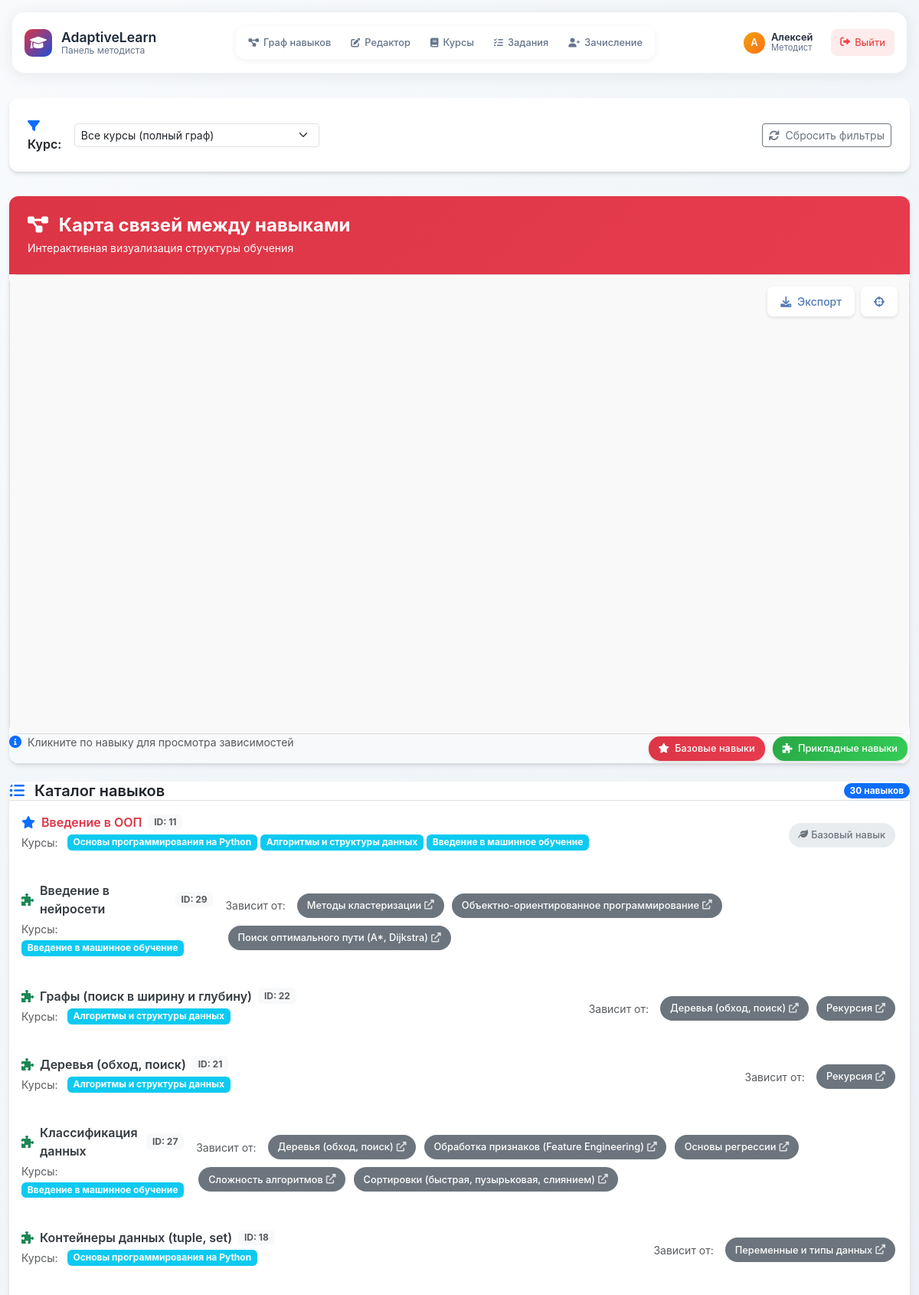
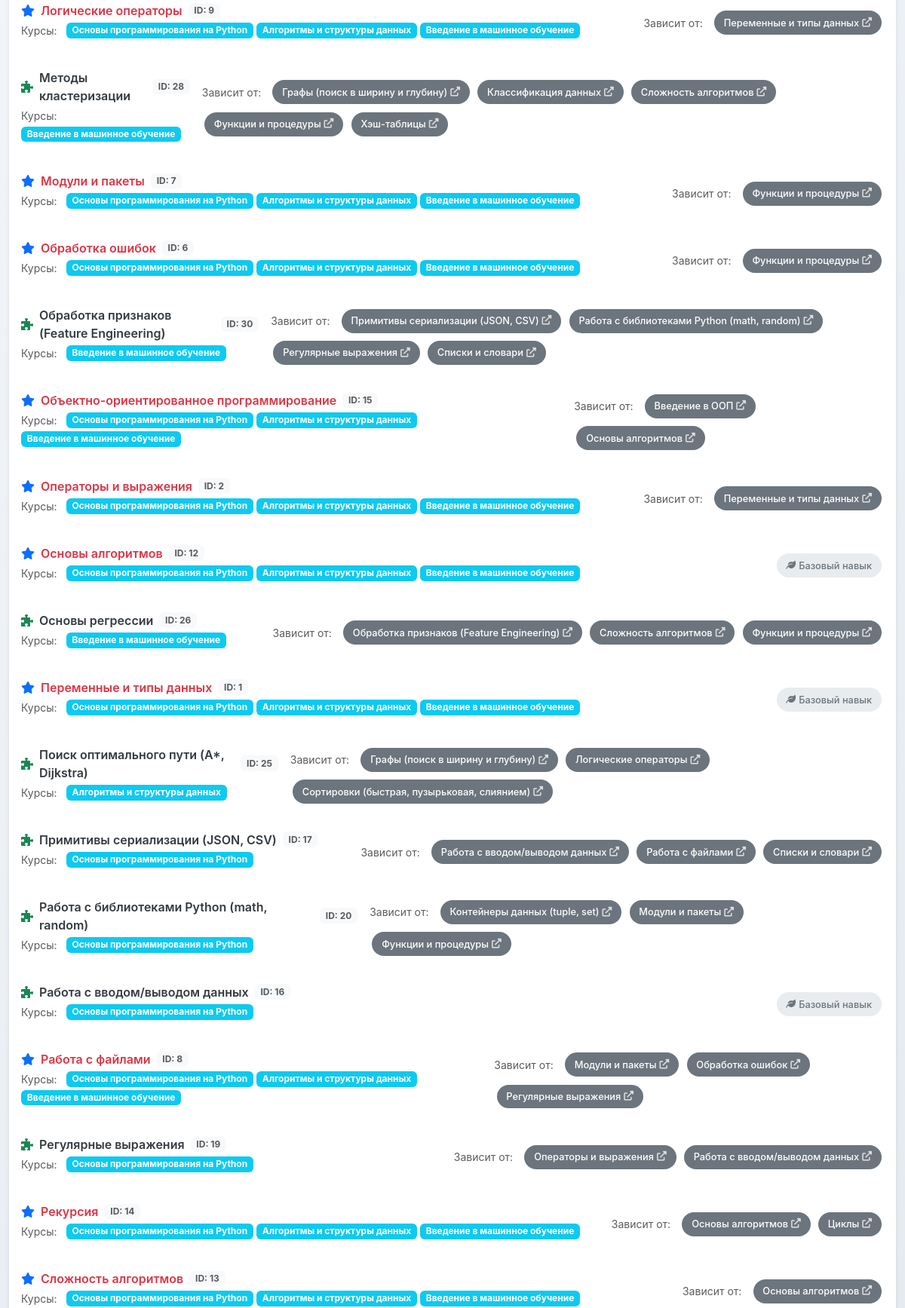
Page /methodist/ (signed in, upper part) on the committed database (2 pictures, top to bottom).
### skills/models.py (models this page shows, shortened)
class Skill(models.Model):
    name = models.CharField(max_length=255, unique=True, verbose_name="Название навыка")
    description = models.TextField(blank=True, null=True, verbose_name="Описание навыка")
    is_base = models.BooleanField(default=False, verbose_name="Базовый навык")
    courses = models.ManyToManyField(Course, related_name="skills", verbose_name="Связанные курсы")
    prerequisites = models.ManyToManyField("self", symmetrical=False, blank=True, verbose_name="Необходимые навыки", related_name="dependent_skills")
    class Meta:
        verbose_name = "Навык"
        verbose_name_plural = "Навыки"
        ordering = ["name"]

class Course(models.Model):
    id = models.CharField(max_length=10, primary_key=True)
    name = models.CharField(max_length=255, verbose_name="Название курса")
    description = models.TextField(verbose_name="Описание")
    duration_hours = models.PositiveIntegerField(null=True, blank=True, verbose_name="Длительность (часы)")
    class Meta:
        verbose_name = "Курс"
        verbose_name_plural = "Курсы"

### methodist/views.py (the view, shortened to what this page needs)
# urls.py: path('', views.skill_graph, name='methodist_skills'),
@login_required
def skill_graph(request):
    course_id = request.GET.get('course')
    selected_skill_id = request.GET.get('skill')
    courses = Course.objects.all().prefetch_related('skills')
    base_skills = Skill.objects.filter(is_base=True)
    if course_id == 'None':
        course_id = None
    if course_id and course_id != '':
        try:
            course = Course.objects.get(id=course_id)
            course_skills = course.skills.all().prefetch_related('prerequisites')
        except Course.DoesNotExist:
            course_skills = Skill.objects.none()
    else:
        course_skills = Skill.objects.all().prefetch_related('prerequisites')
    if selected_skill_id and selected_skill_id.isdigit():
        try:
            selected_skill = Skill.objects.get(id=selected_skill_id)
            all_skills = Skill.objects.all().prefetch_related('prerequisites')
            if course_id and course_id != '':
                if course_skills.filter(id=selected_skill.id).exists():
                    cytoscape_data = generate_cytoscape_data(course_skills, selected_skill_id)
                else:
                    cytoscape_data = generate_cytoscape_data(course_skills)
            else:
                cytoscape_data = generate_cytoscape_data(all_skills, selected_skill_id)
        except Skill.DoesNotExist:
            cytoscape_data = generate_cytoscape_data(course_skills)
    else:
        cytoscape_data = generate_cytoscape_data(course_skills)
    all_skills = Skill.objects.prefetch_related('prerequisites').all()
    skill_in_course = False
    context = {
        'courses': courses,
        'base_skills': base_skills,
        'cytoscape_data': cytoscape_data,
        'selected_course_id': course_id,
        'all_skills': all_skills,
        'selected_skill_id': selected_skill_id,
        'skill_in_course': skill_in_course
    }
    return render(request, 'methodist/skills_list.html', context)

### methodist/templates/methodist/skills_list.html (shortened to what this page needs)
{% extends 'methodist/base.html' %}
{% load static %}
{% block extra_css %}
<link rel="stylesheet" href="{% static 'methodist/styles.css' %}">
{% endblock %}
{% block content %}
<div class="filter-container">
    <form method="get" class="d-flex flex-wrap gap-3 align-items-center" id="course-filter-form">
        <div class="d-flex align-items-center gap-2">
            <label for="course" class="fw-semibold text-dark mb-0">
                <i class="fas fa-filter me-1 text-primary"></i>Курс:
            </label>
            <select name="course" id="course" class="form-select form-select-sm" style="min-width: 200px;">
                <option value="" {% if not selected_course_id %}selected{% endif %}>
                    <i class="fas fa-globe"></i> Все курсы (полный граф)
                </option>
            </select>
        </div>
        <div class="ms-auto">
            <a href="/methodist/" class="btn btn-outline-secondary btn-sm">
                <i class="fas fa-refresh me-1"></i> Сбросить фильтры
            </a>
        </div>
    </form>
</div>
<div class="modern-card mb-4">
    <div class="gradient-header">
        <div class="d-flex justify-content-between align-items-center">
            <div>
                <h4 class="mb-1 fw-bold">
                    <i class="fas fa-project-diagram me-2"></i>
                    Карта связей между навыками
                </h4>
                <p class="mb-0 opacity-90 small">Интерактивная визуализация структуры обучения</p>
            </div>
        </div>
    </div>
    <div class="network-container position-relative">
        <div id="network-container" class="w-100" style="height: 600px;"></div>
        <div class="position-absolute top-0 end-0 m-3 d-flex gap-2">
            <button id="export-png-btn" type="button" class="control-btn" title="Экспорт в PNG">
                <i class="fas fa-download me-1"></i> Экспорт
            </button>
            <button id="center-graph-btn" type="button" class="control-btn" title="Центрировать граф">
                <i class="fas fa-crosshairs"></i>
            </button>
        </div>
    </div>
    <div class="card-footer bg-light d-flex flex-column flex-sm-row justify-content-between align-items-start gap-3">
        <div class="d-flex align-items-center gap-2">
            <i class="fas fa-info-circle text-primary"></i>
            <span class="small text-muted">Кликните по навыку для просмотра зависимостей</span>
        </div>
        <div class="d-flex flex-wrap gap-1">
            <span class="legend-badge primary">
                <i class="fas fa-star me-1"></i> Базовые навыки
            </span>
            <span class="legend-badge success">
                <i class="fas fa-puzzle-piece me-1"></i> Прикладные навыки
            </span>
        </div>
    </div>
</div>
<div class="modern-card">
    <div class="card-header bg-white border-bottom">
        <div class="d-flex justify-content-between align-items-center">
            <h5 class="mb-0 fw-semibold text-dark">
                <i class="fas fa-list-ul me-2 text-primary"></i>
                Каталог навыков
            </h5>
            <span class="badge bg-primary rounded-pill">{{ all_skills|length }} навыков</span>
        </div>
    </div>
    <div class="list-group list-group-flush">
        {% for skill in all_skills %}
        <div class="list-group-item skill-item border-0 py-3">
            <div class="d-flex flex-column flex-lg-row align-items-start align-items-lg-center gap-3">
                <div class="flex-grow-1">
                    <div class="d-flex align-items-center gap-2 mb-1">
                        {% if skill.is_base %}
                            <i class="fas fa-star text-primary"></i>
                        {% else %}
                            <i class="fas fa-puzzle-piece text-success"></i>
                        {% endif %}
                        <a href="?skill={{ skill.id }}&course={{ selected_course_id }}"
                           class="skill-name {% if skill.is_base %}base-skill{% endif %}">
                            {{ skill.name }}
                        </a>
                        <span class="badge bg-light text-muted">ID: {{ skill.id }}</span>
                    </div>
                    {% if skill.courses.all %}
                    <div class="d-flex flex-wrap gap-1 mb-2">
                        <small class="text-muted me-2">Курсы:</small>
                        {% for course in skill.courses.all %}
                            <span class="badge bg-info text-white">{{ course.name }}</span>
                        {% endfor %}
                    </div>
                    {% endif %}
                </div>
                <div class="d-flex flex-wrap gap-1 align-items-center">
                    {% if skill.prerequisites.all %}
                        <small class="text-muted me-2 text-nowrap">Зависит от:</small>
                        {% for prereq in skill.prerequisites.all %}
                            <a href="?skill={{ prereq.id }}&course={{ selected_course_id }}"
                               class="skill-badge secondary" title="Перейти к навыку: {{ prereq.name }}">
                                {{ prereq.name }}
                                <i class="fas fa-external-link-alt ms-1 opacity-75"></i>
                            </a>
                        {% endfor %}
                    {% else %}
                        <span class="skill-badge" style="background: #e9ecef; color: #6c757d;">
                            <i class="fas fa-leaf me-1"></i> Базовый навык
                        </span>
                    {% endif %}
                </div>
            </div>
        </div>
        {% empty %}
        <div class="list-group-item text-center py-5">
            <i class="fas fa-inbox text-muted fs-1 mb-3"></i>
            <p class="text-muted mb-0">Навыки не найдены</p>
        </div>
        {% endfor %}
    </div>
</div>
{% endblock %}

### methodist/templates/methodist/base.html (shortened to what this page needs)
{% load static %}
<!DOCTYPE html>
<html lang="ru">
<head>
    <link href="https://cdn.jsdelivr.net/npm/bootstrap@5.3.0-alpha1/dist/css/bootstrap.min.css" rel="stylesheet">
    <link rel="stylesheet" href="https://cdnjs.cloudflare.com/ajax/libs/font-awesome/6.0.0/css/all.min.css">
    {% block extra_css %}{% endblock %}
</head>
<body class="methodist-theme">
    <header class="modern-header">
        <div class="header-container">
            <a href="/methodist/" class="brand">
                <div class="brand-icon">
                    <i class="fas fa-graduation-cap"></i>
                </div>
                <div class="brand-text">
                    <div class="brand-title">AdaptiveLearn</div>
                    <div class="brand-subtitle">Панель методиста</div>
                </div>
            </a>
            <nav class="nav-section">
                <div class="nav-tabs-compact">
                    <a href="/methodist/" class="nav-link-compact {% if request.resolver_match.url_name == 'methodist_index' %}active{% endif %}">
                        <i class="fas fa-project-diagram"></i>
                        <span>Граф навыков</span>
                    </a>
                    <a href="/methodist/edit/" class="nav-link-compact {% if 'edit' in request.path %}active{% endif %}">
                        <i class="fas fa-edit"></i>
                        <span>Редактор</span>
                    </a>
                    <a href="/methodist/courses/" class="nav-link-compact {% if 'courses' in request.path %}active{% endif %}">
                        <i class="fas fa-book"></i>
                        <span>Курсы</span>
                    </a>
                    <a href="/methodist/tasks/" class="nav-link-compact {% if 'tasks' in request.path %}active{% endif %}">
                        <i class="fas fa-tasks"></i>
                        <span>Задания</span>
                    </a>
                    <a href="/methodist/enrollment/" class="nav-link-compact {% if 'enrollment' in request.path %}active{% endif %}">
                        <i class="fas fa-user-plus"></i>
                        <span>Зачисление</span>
                    </a>
                </div>
            </nav>
            <div class="user-section">
                {% if user.is_authenticated %}
                    <div class="user-info">
                        <div class="user-avatar">
                            {{ user.first_name|first|default:user.username|first|upper }}
                        </div>
                        <div class="user-details">
                            <div class="user-name">{{ user.first_name|default:user.username }}</div>
                            <div class="user-role">Методист</div>
                        </div>
                    </div>
                    <a href="/logout/" class="logout-btn">
                        <i class="fas fa-sign-out-alt"></i>
                        <span>Выйти</span>
                    </a>
                {% else %}
                    <a href="/login/" class="nav-link-compact">
                        <i class="fas fa-sign-in-alt"></i>
                        <span>Войти</span>
                    </a>
                {% endif %}
            </div>
        </div>
    </header>
    <div class="container">
        <main>
            {% block content %}{% endblock %}
        </main>
    </div>
</body>
</html>

### methodist/templates/methodist/base.html (style rules this page uses)
:root { --primary-color: #2563eb; --primary-dark: #1d4ed8; --secondary-color: #64748b; --accent-color: #f59e0b; --success-color: #10b981; --danger-color: #ef4444; --text-color: #1e293b; --text-muted: #64748b; --border-color: #e2e8f0; --bg-light: #f8fafc; --shadow: 0 4px 6px -1px rgba(0, 0, 0, 0.1); }
html, body { margin: 0; padding: 0; }
body { background: linear-gradient(135deg, #f8fafc 0%, #e2e8f0 100%); min-height: 100vh; font-family: 'Inter', -apple-system, BlinkMacSystemFont, sans-serif; }
.modern-header { position: relative; background: rgba(255, 255, 255, 0.95); backdrop-filter: blur(20px); border-bottom: 1px solid rgba(226, 232, 240, 0.5); box-shadow: 0 2px 20px rgba(0, 0, 0, 0.08); height: 80px; margin: 1rem 1rem 2rem 1rem; border-radius: 16px; }
.header-container { max-width: 1400px; margin: 0 auto; padding: 0 1rem; height: 100%; display: flex; align-items: center; justify-content: space-between; }
.brand { display: flex; align-items: center; gap: 0.75rem; text-decoration: none; color: var(--text-color); font-weight: 600; font-size: 1.1rem; }
.brand-icon { width: 36px; height: 36px; background: linear-gradient(135deg, var(--primary-color), var(--primary-dark)); border-radius: 10px; display: flex; align-items: center; justify-content: center; color: white; font-size: 1.1rem; }
.brand-text { display: flex; flex-direction: column; line-height: 1.2; }
.brand-title { font-size: 1.1rem; font-weight: 600; }
.brand-subtitle { font-size: 0.75rem; color: var(--text-muted); font-weight: 400; }
.nav-section { display: flex; align-items: center; gap: 0.5rem; }
.nav-tabs-compact { display: flex; background: rgba(255, 255, 255, 0.8); border-radius: 12px; padding: 0.25rem; box-shadow: 0 2px 8px rgba(0, 0, 0, 0.06); gap: 0.125rem; }
.nav-link-compact { padding: 0.5rem 0.75rem; border-radius: 8px; color: var(--text-muted); font-weight: 500; text-decoration: none; font-size: 0.8rem; transition: all 0.2s ease; white-space: nowrap; display: flex; align-items: center; gap: 0.375rem; }
.nav-link-compact i { font-size: 0.75rem; }
.user-section { display: flex; align-items: center; gap: 0.75rem; }
.user-info { display: flex; align-items: center; gap: 0.5rem; padding: 0.5rem 0.75rem; background: rgba(255, 255, 255, 0.8); border-radius: 12px; font-size: 0.8rem; }
.user-avatar { width: 28px; height: 28px; background: linear-gradient(135deg, var(--accent-color), #f97316); border-radius: 50%; display: flex; align-items: center; justify-content: center; color: white; font-weight: 600; font-size: 0.8rem; }
.user-details { display: flex; flex-direction: column; line-height: 1.2; }
.user-name { font-weight: 600; color: var(--text-color); }
.user-role { color: var(--text-muted); font-size: 0.7rem; }
.logout-btn { padding: 0.5rem 0.75rem; background: rgba(239, 68, 68, 0.1); color: var(--danger-color); border: none; border-radius: 8px; text-decoration: none; font-size: 0.8rem; font-weight: 500; transition: all 0.2s ease; display: flex; align-items: center; gap: 0.375rem; }
.container { max-width: 1400px; }

### rows in the picture
Skill: is_base True (drawn), name "Введение в ООП", id "11", shows "Базовый навык"
Course: name "Основы программирования на Python"
Course: name "Алгоритмы и структуры данных"
Course: name "Введение в машинное обучение"
Skill: is_base False (drawn), name "Введение в нейросети", id "29"
Skill: name "Методы кластеризации", is_base False (drawn), id "28"
Skill: name "Объектно-ориентированное программирование", is_base True (drawn), id "15"
Skill: name "Поиск оптимального пути (A*, Dijkstra)", is_base False (drawn), id "25"
Skill: is_base False (drawn), name "Графы (поиск в ширину и глубину)", id "22"
Skill: name "Деревья (обход, поиск)", is_base False (drawn), id "21"
Skill: name "Рекурсия", is_base True (drawn), id "14"
Skill: is_base False (drawn), name "Классификация данных", id "27"
Skill: name "Обработка признаков (Feature Engineering)", is_base False (drawn), id "30"
Skill: name "Основы регрессии", is_base False (drawn), id "26"
Skill: name "Сложность алгоритмов", is_base True (drawn), id "13"
Skill: name "Сортировки (быстрая, пузырьковая, слиянием)"
Skill: is_base False (drawn), name "Контейнеры данных (tuple, set)", id "18"
Skill: name "Переменные и типы данных", is_base True (drawn), id "1", shows "Базовый навык"
Skill: is_base True (drawn), name "Логические операторы", id "9"
Skill: name "Функции и процедуры"
Skill: name "Хэш-таблицы"
Skill: is_base True (drawn), name "Модули и пакеты", id "7"
Skill: is_base True (drawn), name "Обработка ошибок", id "6"
Skill: name "Примитивы сериализации (JSON, CSV)", is_base False (drawn), id "17"
Skill: name "Работа с библиотеками Python (math, random)", is_base False (drawn), id "20"
Skill: name "Регулярные выражения", is_base False (drawn), id "19"
Skill: name "Списки и словари"
Skill: name "Основы алгоритмов", is_base True (drawn), id "12", shows "Базовый навык"
Skill: is_base True (drawn), name "Операторы и выражения", id "2"
Skill: name "Работа с вводом/выводом данных", is_base False (drawn), id "16", shows "Базовый навык"
Skill: name "Работа с файлами", is_base True (drawn), id "8"
Skill: name "Циклы"

### other values in the picture
{{ user.first_name|first|default:user.username|first|upper }} "А"
{{ user.first_name|default:user.username }} "Алексей"
{{ all_skills|length }} "30"
